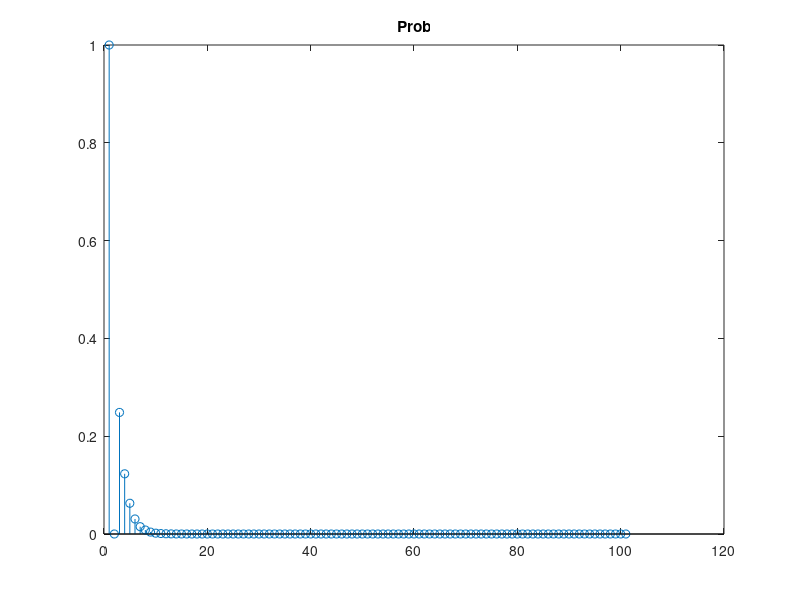

MATLAB code for this plot: (Note: this script raises an error after producing the figure.)
%% Código 1
% Gerar uma matriz com 3 linhas e 10000 colunas de nu´meros aleato´rios
% entre 0.0 e 1.0 (ou seja, cada coluna representa uma experieˆncia):
experiencias = rand(3,10000);
% Gerar uma matriz com 3 linhas e 10000 colunas com o valor 1 se o valor
% da matriz anterior for superior a 0.5 (ou seja, se saiu cara) ou com o
% valor 0 caso contra´rio (ou seja, saiu coroa):
lancamentos = experiencias > 0.5; % 0.5 corresponde a 1 - prob. de caras
% Gerar um vetor linha com 10000 elementos com a soma dos valores de cada
% coluna da matriz anterior (ou seja, o nu´mero de caras de cada experieˆncia):
resultados = sum(lancamentos);
% Gerar um vetor linha com 10000 elementos com o valor 1 quando o valor do
% vetor anterior e´ 2 (ou seja, se a experieˆncia deu 2 caras) ou 0 quando e´
% diferente de 2:
sucessos = resultados == 2;
% Determinar o resultado final dividindo o nu´mero de experieˆncias com 2
% caras pelo nu´mero total de experieˆncia
probSimulacao = sum(sucessos)/10000

%% Código 1 - segunda versão
N = 1e5; %nu´mero de experieˆncias
p = 0.5; %probabilidade de cara
k = 2; %nu´mero de caras
n = 3; %nu´mero de lanc¸amentos
lancamentos = rand(n,N) > p;
sucessos = sum(lancamentos) == k;
probSimulacao = sum(sucessos)/N

%% Ex2
N = 1e5; % número de experiências
p = 0.5; % probabilidade de cara
k = 6; % número de caras
n = 15; % número de lançamentos
lancamentos = rand(n,N) > p;
sucessos = sum(lancamentos) == k;
probSimulacao = sum(sucessos)/N

%% Ex3
N = 1e5; % número de experiências
p = 0.5; % probabilidade de cara
k = 6; % número de caras
n = 15; % número de lançamentos
lancamentos = rand(n,N) > p;
sucessos = sum(lancamentos) >= k;
probSimulacao = sum(sucessos)/N

%% Ex4
N = 1e5; % número de experiências
p = 0.5; % probabilidade de cara
for i = [20 40 100]
    for k = 0 : i
        prob(k+1) = sum(sum(rand(k, N)>p)==k)/N;
    end
    figure(1)
    stem(prob)
    title("Prob")
end

%% Ex5
p = 0.5;
k = 2;
n = 3;
prob = nchoosek(n,k)*p^k*(1-p)^(n-k);

%% Ex6a
p = 0.3;
n = 5;
k = 3;
N = 1e5;
prob = nchoosek(n,k)*p^k*(1-p)^(n-k)

r = rand(n,N) <= p;
faulty = sum(r) == k;
probSim = sum(faulty) / N

%% Ex6b
p = 0.3;
n = 5;
k = 2;
N = 1e5;

prob = probA(p,0,n) + probA(p,1,n) + probA(p,2,n)
r = rand(n,N) <= p;
faulty = sum(r) <= k;
probSim = sum(faulty) / N

%% Ex6c
p = 0.3;
n = 5;
k = 3;
N = 1e5;
prob = nchoosek(n,k)*p^k*(1-p)^(n-k)

r = rand(n,N) <= p;
faulty = sum(r) == k;
probSim = sum(faulty) / N

histogram(sum(r))

%% func
function prob1 = probA(p,k,n)
    prob1 = nchoosek(n,k)*p^k*(1-p)^(n-k);
end